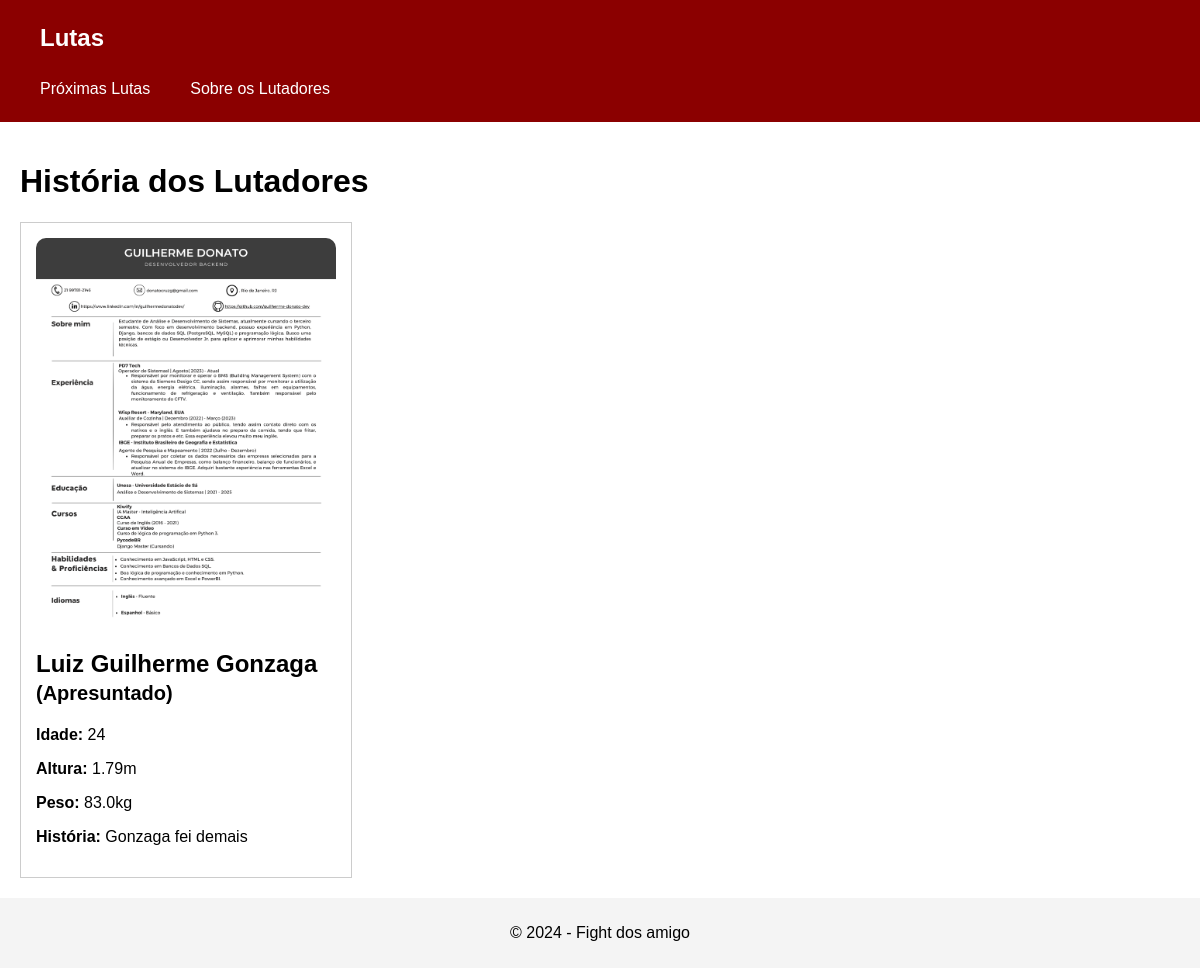
Page /lutadores/?lutador=1 on the committed database.
### fightcg/models.py (models this page shows, shortened)
class Lutador(models.Model):
    nome = models.CharField(max_length=100)
    apelido = models.CharField(max_length=100, blank=True, null=True)
    idade = models.PositiveIntegerField()
    peso = models.FloatField()
    altura = models.FloatField()
    descricao = models.TextField(null=True)  # Campo para a história
    foto = models.ImageField(upload_to='lutadores/', blank=True, null=True)  # Foto do lutador
    vitorias = models.PositiveIntegerField(default=0)
    derrotas = models.PositiveIntegerField(default=0)
    empates = models.PositiveIntegerField(default=0)
    categoria = models.ForeignKey('Categoria', on_delete=models.SET_NULL, null=True)

### fightcg/views.py (the view)
# urls.py: path('lutadores/', HistoriaLutadoresView.as_view(), name='historia_lutadores'),
class HistoriaLutadoresView(ListView):
    model = Lutador
    template_name = 'historia_lutadores.html'
    context_object_name = 'lutadores'
    def get_queryset(self):
        lutador_id = self.request.GET.get('lutador')
        if lutador_id:
            return Lutador.objects.filter(pk=lutador_id)
        return Lutador.objects.all()

### fightcg/templates/historia_lutadores.html
{% extends 'base.html' %}
{% block content %}
<h1>História dos Lutadores</h1>
<div style="display: flex; flex-wrap: wrap; gap: 20px;">
    {% for lutador in lutadores %}
        <div style="border: 1px solid #ccc; padding: 15px; width: 300px;">
            <img src="{{ lutador.foto.url }}" alt="{{ lutador.nome }}" style="width: 100%; height: auto; border-radius: 10px;">
            <h2>{{ lutador.nome }} <small>({{ lutador.apelido }})</small></h2>
            <p><strong>Idade:</strong> {{ lutador.idade }}</p>
            <p><strong>Altura:</strong> {{ lutador.altura }}m</p>
            <p><strong>Peso:</strong> {{ lutador.peso }}kg</p>
            <p><strong>História:</strong> {{ lutador.descricao }}</p>
        </div>
    {% endfor %}
</div>
{% endblock %}

### app/templates/base.html (style rules this page uses)
body { margin: 0; font-family: Arial, sans-serif; }

### rows in the picture
Lutador: foto (picture), nome "Luiz Guilherme Gonzaga", apelido "Apresuntado", idade "24", altura "1.79", peso "83.0", descricao "Gonzaga fei demais"
